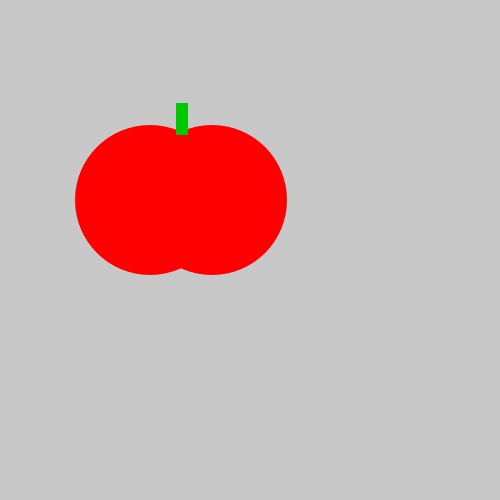
Frame 1 (no input)
Frame 60 (the mouse pressed at the canvas centre just before this capture): identical to frame 1, image omitted
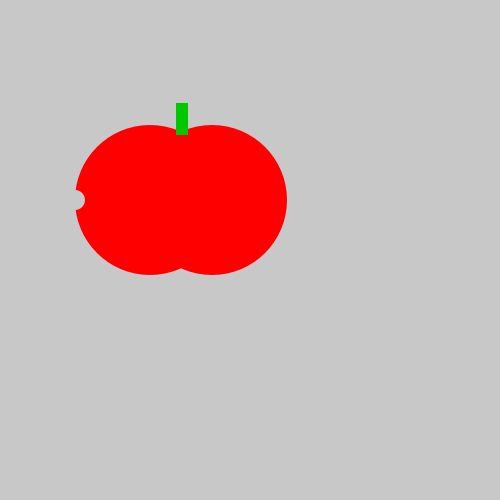
Frame 120 (the mouse held since frame 60 and released just before this capture)

The Processing sketch that drew these frames (run headless with seeded random() and noise(); from frame 60 on, the mouse is pressed at the canvas centre):

// Processing sketch: tasty_tomato
// ── tasty_tomato.pde
void setup() {
    size(500, 500);
}
void draw() {
    background(200, 200, 200);
    noStroke();
    fill(255,0,0);
    ellipse(150, 200, 150, 150);
    ellipse(212, 200, 150, 150);
    fill(0,200,0);
    rect(176, 103, 12, 32);
    if(mousePressed) {
      fill(200,200,200);
      ellipse(75,200,20,20);
    }  
}
